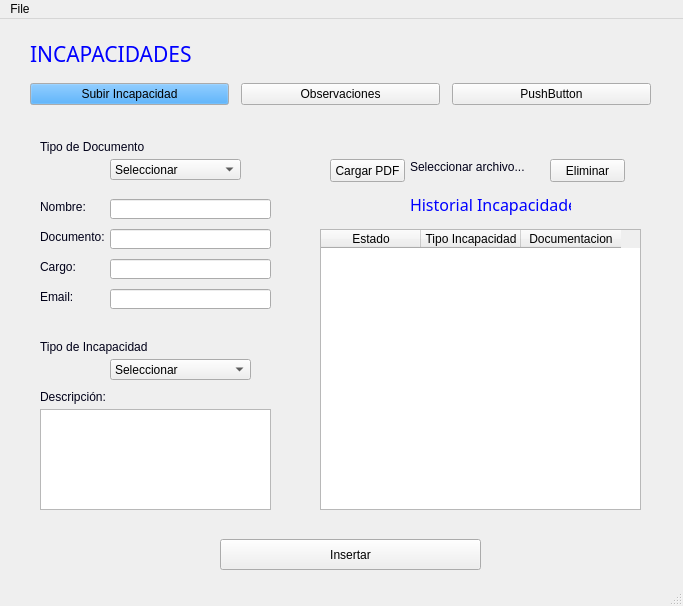
<?xml version="1.0" encoding="UTF-8"?>
<ui version="4.0">
 <class>MainWindow</class>
 <widget class="QMainWindow" name="MainWindow">
  <property name="geometry">
   <rect>
    <x>0</x>
    <y>0</y>
    <width>683</width>
    <height>606</height>
   </rect>
  </property>
  <property name="palette">
   <palette>
    <active>
     <colorrole role="WindowText">
      <brush brushstyle="SolidPattern">
       <color alpha="255">
        <red>0</red>
        <green>0</green>
        <blue>255</blue>
       </color>
      </brush>
     </colorrole>
    </active>
    <inactive>
     <colorrole role="WindowText">
      <brush brushstyle="SolidPattern">
       <color alpha="255">
        <red>0</red>
        <green>0</green>
        <blue>255</blue>
       </color>
      </brush>
     </colorrole>
    </inactive>
    <disabled>
     <colorrole role="WindowText">
      <brush brushstyle="SolidPattern">
       <color alpha="255">
        <red>120</red>
        <green>120</green>
        <blue>120</blue>
       </color>
      </brush>
     </colorrole>
    </disabled>
   </palette>
  </property>
  <property name="windowTitle">
   <string>MainWindow</string>
  </property>
  <property name="autoFillBackground">
   <bool>true</bool>
  </property>
  <widget class="QWidget" name="centralwidget">
   <widget class="QLabel" name="labelincapacidades">
    <property name="geometry">
     <rect>
      <x>30</x>
      <y>20</y>
      <width>161</width>
      <height>31</height>
     </rect>
    </property>
    <property name="baseSize">
     <size>
      <width>0</width>
      <height>0</height>
     </size>
    </property>
    <property name="font">
     <font>
      <family>Impact</family>
      <pointsize>16</pointsize>
     </font>
    </property>
    <property name="mouseTracking">
     <bool>true</bool>
    </property>
    <property name="text">
     <string>INCAPACIDADES</string>
    </property>
    <property name="textFormat">
     <enum>Qt::RichText</enum>
    </property>
    <property name="wordWrap">
     <bool>false</bool>
    </property>
   </widget>
   <widget class="QWidget" name="verticalLayoutWidget">
    <property name="geometry">
     <rect>
      <x>30</x>
      <y>60</y>
      <width>621</width>
      <height>31</height>
     </rect>
    </property>
    <layout class="QHBoxLayout" name="horizontalLayout">
     <property name="spacing">
      <number>12</number>
     </property>
     <property name="sizeConstraint">
      <enum>QLayout::SetDefaultConstraint</enum>
     </property>
     <property name="leftMargin">
      <number>0</number>
     </property>
     <property name="topMargin">
      <number>0</number>
     </property>
     <property name="bottomMargin">
      <number>0</number>
     </property>
     <item>
      <widget class="QPushButton" name="pushButton">
       <property name="palette">
        <palette>
         <active>
          <colorrole role="Button">
           <brush brushstyle="SolidPattern">
            <color alpha="255">
             <red>25</red>
             <green>148</green>
             <blue>255</blue>
            </color>
           </brush>
          </colorrole>
         </active>
         <inactive>
          <colorrole role="Button">
           <brush brushstyle="SolidPattern">
            <color alpha="255">
             <red>25</red>
             <green>148</green>
             <blue>255</blue>
            </color>
           </brush>
          </colorrole>
         </inactive>
         <disabled>
          <colorrole role="Button">
           <brush brushstyle="SolidPattern">
            <color alpha="255">
             <red>25</red>
             <green>148</green>
             <blue>255</blue>
            </color>
           </brush>
          </colorrole>
         </disabled>
        </palette>
       </property>
       <property name="text">
        <string>Subir Incapacidad</string>
       </property>
      </widget>
     </item>
     <item>
      <widget class="QPushButton" name="pushButton_3">
       <property name="text">
        <string>Observaciones</string>
       </property>
      </widget>
     </item>
     <item>
      <widget class="QPushButton" name="pushButton_2">
       <property name="text">
        <string>PushButton</string>
       </property>
      </widget>
     </item>
    </layout>
   </widget>
   <widget class="QLabel" name="label">
    <property name="geometry">
     <rect>
      <x>40</x>
      <y>120</y>
      <width>111</width>
      <height>16</height>
     </rect>
    </property>
    <property name="palette">
     <palette>
      <active>
       <colorrole role="WindowText">
        <brush brushstyle="SolidPattern">
         <color alpha="255">
          <red>0</red>
          <green>0</green>
          <blue>24</blue>
         </color>
        </brush>
       </colorrole>
       <colorrole role="ButtonText">
        <brush brushstyle="SolidPattern">
         <color alpha="255">
          <red>255</red>
          <green>255</green>
          <blue>127</blue>
         </color>
        </brush>
       </colorrole>
      </active>
      <inactive>
       <colorrole role="WindowText">
        <brush brushstyle="SolidPattern">
         <color alpha="255">
          <red>0</red>
          <green>0</green>
          <blue>24</blue>
         </color>
        </brush>
       </colorrole>
       <colorrole role="ButtonText">
        <brush brushstyle="SolidPattern">
         <color alpha="255">
          <red>255</red>
          <green>255</green>
          <blue>127</blue>
         </color>
        </brush>
       </colorrole>
      </inactive>
      <disabled>
       <colorrole role="WindowText">
        <brush brushstyle="SolidPattern">
         <color alpha="255">
          <red>120</red>
          <green>120</green>
          <blue>120</blue>
         </color>
        </brush>
       </colorrole>
       <colorrole role="ButtonText">
        <brush brushstyle="SolidPattern">
         <color alpha="255">
          <red>120</red>
          <green>120</green>
          <blue>120</blue>
         </color>
        </brush>
       </colorrole>
      </disabled>
     </palette>
    </property>
    <property name="font">
     <font>
      <family>Microsoft YaHei UI</family>
     </font>
    </property>
    <property name="text">
     <string>Tipo de Documento</string>
    </property>
   </widget>
   <widget class="QComboBox" name="comboBox">
    <property name="geometry">
     <rect>
      <x>110</x>
      <y>140</y>
      <width>131</width>
      <height>21</height>
     </rect>
    </property>
    <item>
     <property name="text">
      <string>Seleccionar</string>
     </property>
    </item>
    <item>
     <property name="text">
      <string>Cedula ciudadania</string>
     </property>
    </item>
    <item>
     <property name="text">
      <string>Cedula extranjera</string>
     </property>
    </item>
    <item>
     <property name="text">
      <string>Pasaporte</string>
     </property>
    </item>
    <item>
     <property name="text">
      <string>DNI</string>
     </property>
    </item>
   </widget>
   <widget class="QLabel" name="label_2">
    <property name="geometry">
     <rect>
      <x>40</x>
      <y>180</y>
      <width>111</width>
      <height>16</height>
     </rect>
    </property>
    <property name="palette">
     <palette>
      <active>
       <colorrole role="WindowText">
        <brush brushstyle="SolidPattern">
         <color alpha="255">
          <red>0</red>
          <green>0</green>
          <blue>24</blue>
         </color>
        </brush>
       </colorrole>
       <colorrole role="ButtonText">
        <brush brushstyle="SolidPattern">
         <color alpha="255">
          <red>255</red>
          <green>255</green>
          <blue>127</blue>
         </color>
        </brush>
       </colorrole>
      </active>
      <inactive>
       <colorrole role="WindowText">
        <brush brushstyle="SolidPattern">
         <color alpha="255">
          <red>0</red>
          <green>0</green>
          <blue>24</blue>
         </color>
        </brush>
       </colorrole>
       <colorrole role="ButtonText">
        <brush brushstyle="SolidPattern">
         <color alpha="255">
          <red>255</red>
          <green>255</green>
          <blue>127</blue>
         </color>
        </brush>
       </colorrole>
      </inactive>
      <disabled>
       <colorrole role="WindowText">
        <brush brushstyle="SolidPattern">
         <color alpha="255">
          <red>120</red>
          <green>120</green>
          <blue>120</blue>
         </color>
        </brush>
       </colorrole>
       <colorrole role="ButtonText">
        <brush brushstyle="SolidPattern">
         <color alpha="255">
          <red>120</red>
          <green>120</green>
          <blue>120</blue>
         </color>
        </brush>
       </colorrole>
      </disabled>
     </palette>
    </property>
    <property name="font">
     <font>
      <family>Microsoft YaHei UI</family>
     </font>
    </property>
    <property name="text">
     <string>Nombre:</string>
    </property>
   </widget>
   <widget class="QLineEdit" name="NamelineEdit">
    <property name="geometry">
     <rect>
      <x>110</x>
      <y>180</y>
      <width>161</width>
      <height>20</height>
     </rect>
    </property>
    <property name="readOnly">
     <bool>true</bool>
    </property>
   </widget>
   <widget class="QLabel" name="label_3">
    <property name="geometry">
     <rect>
      <x>40</x>
      <y>320</y>
      <width>111</width>
      <height>16</height>
     </rect>
    </property>
    <property name="palette">
     <palette>
      <active>
       <colorrole role="WindowText">
        <brush brushstyle="SolidPattern">
         <color alpha="255">
          <red>0</red>
          <green>0</green>
          <blue>24</blue>
         </color>
        </brush>
       </colorrole>
       <colorrole role="ButtonText">
        <brush brushstyle="SolidPattern">
         <color alpha="255">
          <red>255</red>
          <green>255</green>
          <blue>127</blue>
         </color>
        </brush>
       </colorrole>
      </active>
      <inactive>
       <colorrole role="WindowText">
        <brush brushstyle="SolidPattern">
         <color alpha="255">
          <red>0</red>
          <green>0</green>
          <blue>24</blue>
         </color>
        </brush>
       </colorrole>
       <colorrole role="ButtonText">
        <brush brushstyle="SolidPattern">
         <color alpha="255">
          <red>255</red>
          <green>255</green>
          <blue>127</blue>
         </color>
        </brush>
       </colorrole>
      </inactive>
      <disabled>
       <colorrole role="WindowText">
        <brush brushstyle="SolidPattern">
         <color alpha="255">
          <red>120</red>
          <green>120</green>
          <blue>120</blue>
         </color>
        </brush>
       </colorrole>
       <colorrole role="ButtonText">
        <brush brushstyle="SolidPattern">
         <color alpha="255">
          <red>120</red>
          <green>120</green>
          <blue>120</blue>
         </color>
        </brush>
       </colorrole>
      </disabled>
     </palette>
    </property>
    <property name="font">
     <font>
      <family>Microsoft YaHei UI</family>
     </font>
    </property>
    <property name="text">
     <string>Tipo de Incapacidad</string>
    </property>
   </widget>
   <widget class="QComboBox" name="comboBox_2">
    <property name="geometry">
     <rect>
      <x>110</x>
      <y>340</y>
      <width>141</width>
      <height>21</height>
     </rect>
    </property>
    <item>
     <property name="text">
      <string>Seleccionar</string>
     </property>
    </item>
    <item>
     <property name="text">
      <string>Accidente laboral</string>
     </property>
    </item>
    <item>
     <property name="text">
      <string>Licencia de maternidad</string>
     </property>
    </item>
    <item>
     <property name="text">
      <string>Licencia de paternidad</string>
     </property>
    </item>
   </widget>
   <widget class="QPushButton" name="cargar_PDF">
    <property name="geometry">
     <rect>
      <x>330</x>
      <y>140</y>
      <width>75</width>
      <height>23</height>
     </rect>
    </property>
    <property name="text">
     <string>Cargar PDF</string>
    </property>
   </widget>
   <widget class="QLabel" name="label_file_name">
    <property name="geometry">
     <rect>
      <x>410</x>
      <y>140</y>
      <width>131</width>
      <height>16</height>
     </rect>
    </property>
    <property name="palette">
     <palette>
      <active>
       <colorrole role="WindowText">
        <brush brushstyle="SolidPattern">
         <color alpha="255">
          <red>0</red>
          <green>0</green>
          <blue>24</blue>
         </color>
        </brush>
       </colorrole>
       <colorrole role="ButtonText">
        <brush brushstyle="SolidPattern">
         <color alpha="255">
          <red>255</red>
          <green>255</green>
          <blue>127</blue>
         </color>
        </brush>
       </colorrole>
      </active>
      <inactive>
       <colorrole role="WindowText">
        <brush brushstyle="SolidPattern">
         <color alpha="255">
          <red>0</red>
          <green>0</green>
          <blue>24</blue>
         </color>
        </brush>
       </colorrole>
       <colorrole role="ButtonText">
        <brush brushstyle="SolidPattern">
         <color alpha="255">
          <red>255</red>
          <green>255</green>
          <blue>127</blue>
         </color>
        </brush>
       </colorrole>
      </inactive>
      <disabled>
       <colorrole role="WindowText">
        <brush brushstyle="SolidPattern">
         <color alpha="255">
          <red>120</red>
          <green>120</green>
          <blue>120</blue>
         </color>
        </brush>
       </colorrole>
       <colorrole role="ButtonText">
        <brush brushstyle="SolidPattern">
         <color alpha="255">
          <red>120</red>
          <green>120</green>
          <blue>120</blue>
         </color>
        </brush>
       </colorrole>
      </disabled>
     </palette>
    </property>
    <property name="font">
     <font>
      <family>Microsoft YaHei UI</family>
     </font>
    </property>
    <property name="text">
     <string>Seleccionar archivo...</string>
    </property>
   </widget>
   <widget class="QLabel" name="label_5">
    <property name="geometry">
     <rect>
      <x>40</x>
      <y>370</y>
      <width>111</width>
      <height>16</height>
     </rect>
    </property>
    <property name="palette">
     <palette>
      <active>
       <colorrole role="WindowText">
        <brush brushstyle="SolidPattern">
         <color alpha="255">
          <red>0</red>
          <green>0</green>
          <blue>24</blue>
         </color>
        </brush>
       </colorrole>
       <colorrole role="ButtonText">
        <brush brushstyle="SolidPattern">
         <color alpha="255">
          <red>255</red>
          <green>255</green>
          <blue>127</blue>
         </color>
        </brush>
       </colorrole>
      </active>
      <inactive>
       <colorrole role="WindowText">
        <brush brushstyle="SolidPattern">
         <color alpha="255">
          <red>0</red>
          <green>0</green>
          <blue>24</blue>
         </color>
        </brush>
       </colorrole>
       <colorrole role="ButtonText">
        <brush brushstyle="SolidPattern">
         <color alpha="255">
          <red>255</red>
          <green>255</green>
          <blue>127</blue>
         </color>
        </brush>
       </colorrole>
      </inactive>
      <disabled>
       <colorrole role="WindowText">
        <brush brushstyle="SolidPattern">
         <color alpha="255">
          <red>120</red>
          <green>120</green>
          <blue>120</blue>
         </color>
        </brush>
       </colorrole>
       <colorrole role="ButtonText">
        <brush brushstyle="SolidPattern">
         <color alpha="255">
          <red>120</red>
          <green>120</green>
          <blue>120</blue>
         </color>
        </brush>
       </colorrole>
      </disabled>
     </palette>
    </property>
    <property name="font">
     <font>
      <family>Microsoft YaHei UI</family>
     </font>
    </property>
    <property name="text">
     <string>Descripción:</string>
    </property>
   </widget>
   <widget class="QTextEdit" name="DescriptiontextEdit">
    <property name="geometry">
     <rect>
      <x>40</x>
      <y>390</y>
      <width>231</width>
      <height>101</height>
     </rect>
    </property>
   </widget>
   <widget class="QLineEdit" name="ChargelineEdit">
    <property name="geometry">
     <rect>
      <x>110</x>
      <y>240</y>
      <width>161</width>
      <height>20</height>
     </rect>
    </property>
    <property name="text">
     <string/>
    </property>
   </widget>
   <widget class="QLabel" name="label_6">
    <property name="geometry">
     <rect>
      <x>40</x>
      <y>240</y>
      <width>111</width>
      <height>16</height>
     </rect>
    </property>
    <property name="palette">
     <palette>
      <active>
       <colorrole role="WindowText">
        <brush brushstyle="SolidPattern">
         <color alpha="255">
          <red>0</red>
          <green>0</green>
          <blue>24</blue>
         </color>
        </brush>
       </colorrole>
       <colorrole role="ButtonText">
        <brush brushstyle="SolidPattern">
         <color alpha="255">
          <red>255</red>
          <green>255</green>
          <blue>127</blue>
         </color>
        </brush>
       </colorrole>
      </active>
      <inactive>
       <colorrole role="WindowText">
        <brush brushstyle="SolidPattern">
         <color alpha="255">
          <red>0</red>
          <green>0</green>
          <blue>24</blue>
         </color>
        </brush>
       </colorrole>
       <colorrole role="ButtonText">
        <brush brushstyle="SolidPattern">
         <color alpha="255">
          <red>255</red>
          <green>255</green>
          <blue>127</blue>
         </color>
        </brush>
       </colorrole>
      </inactive>
      <disabled>
       <colorrole role="WindowText">
        <brush brushstyle="SolidPattern">
         <color alpha="255">
          <red>120</red>
          <green>120</green>
          <blue>120</blue>
         </color>
        </brush>
       </colorrole>
       <colorrole role="ButtonText">
        <brush brushstyle="SolidPattern">
         <color alpha="255">
          <red>120</red>
          <green>120</green>
          <blue>120</blue>
         </color>
        </brush>
       </colorrole>
      </disabled>
     </palette>
    </property>
    <property name="font">
     <font>
      <family>Microsoft YaHei UI</family>
     </font>
    </property>
    <property name="text">
     <string>Cargo:</string>
    </property>
   </widget>
   <widget class="QLineEdit" name="EmaillineEdit">
    <property name="geometry">
     <rect>
      <x>110</x>
      <y>270</y>
      <width>161</width>
      <height>20</height>
     </rect>
    </property>
    <property name="text">
     <string/>
    </property>
    <property name="readOnly">
     <bool>true</bool>
    </property>
   </widget>
   <widget class="QLabel" name="label_7">
    <property name="geometry">
     <rect>
      <x>40</x>
      <y>270</y>
      <width>111</width>
      <height>16</height>
     </rect>
    </property>
    <property name="palette">
     <palette>
      <active>
       <colorrole role="WindowText">
        <brush brushstyle="SolidPattern">
         <color alpha="255">
          <red>0</red>
          <green>0</green>
          <blue>24</blue>
         </color>
        </brush>
       </colorrole>
       <colorrole role="ButtonText">
        <brush brushstyle="SolidPattern">
         <color alpha="255">
          <red>255</red>
          <green>255</green>
          <blue>127</blue>
         </color>
        </brush>
       </colorrole>
      </active>
      <inactive>
       <colorrole role="WindowText">
        <brush brushstyle="SolidPattern">
         <color alpha="255">
          <red>0</red>
          <green>0</green>
          <blue>24</blue>
         </color>
        </brush>
       </colorrole>
       <colorrole role="ButtonText">
        <brush brushstyle="SolidPattern">
         <color alpha="255">
          <red>255</red>
          <green>255</green>
          <blue>127</blue>
         </color>
        </brush>
       </colorrole>
      </inactive>
      <disabled>
       <colorrole role="WindowText">
        <brush brushstyle="SolidPattern">
         <color alpha="255">
          <red>120</red>
          <green>120</green>
          <blue>120</blue>
         </color>
        </brush>
       </colorrole>
       <colorrole role="ButtonText">
        <brush brushstyle="SolidPattern">
         <color alpha="255">
          <red>120</red>
          <green>120</green>
          <blue>120</blue>
         </color>
        </brush>
       </colorrole>
      </disabled>
     </palette>
    </property>
    <property name="font">
     <font>
      <family>Microsoft YaHei UI</family>
     </font>
    </property>
    <property name="text">
     <string>Email:</string>
    </property>
   </widget>
   <widget class="QPushButton" name="Insertar">
    <property name="geometry">
     <rect>
      <x>220</x>
      <y>520</y>
      <width>261</width>
      <height>31</height>
     </rect>
    </property>
    <property name="text">
     <string>Insertar</string>
    </property>
   </widget>
   <widget class="QPushButton" name="Eliminar_PDF">
    <property name="geometry">
     <rect>
      <x>550</x>
      <y>140</y>
      <width>75</width>
      <height>23</height>
     </rect>
    </property>
    <property name="text">
     <string>Eliminar</string>
    </property>
   </widget>
   <widget class="QTableWidget" name="tableWidget">
    <property name="geometry">
     <rect>
      <x>320</x>
      <y>210</y>
      <width>321</width>
      <height>281</height>
     </rect>
    </property>
    <column>
     <property name="text">
      <string>Estado</string>
     </property>
    </column>
    <column>
     <property name="text">
      <string>Tipo Incapacidad</string>
     </property>
    </column>
    <column>
     <property name="text">
      <string>Documentacion</string>
     </property>
    </column>
   </widget>
   <widget class="QLabel" name="labelincapacidades_2">
    <property name="geometry">
     <rect>
      <x>410</x>
      <y>170</y>
      <width>161</width>
      <height>31</height>
     </rect>
    </property>
    <property name="baseSize">
     <size>
      <width>0</width>
      <height>0</height>
     </size>
    </property>
    <property name="font">
     <font>
      <family>Impact</family>
      <pointsize>12</pointsize>
     </font>
    </property>
    <property name="mouseTracking">
     <bool>true</bool>
    </property>
    <property name="autoFillBackground">
     <bool>false</bool>
    </property>
    <property name="text">
     <string>Historial Incapacidades</string>
    </property>
    <property name="textFormat">
     <enum>Qt::RichText</enum>
    </property>
    <property name="wordWrap">
     <bool>false</bool>
    </property>
   </widget>
   <widget class="QLineEdit" name="DocumentLineEdit">
    <property name="geometry">
     <rect>
      <x>110</x>
      <y>210</y>
      <width>161</width>
      <height>20</height>
     </rect>
    </property>
    <property name="readOnly">
     <bool>true</bool>
    </property>
   </widget>
   <widget class="QLabel" name="Documentlabel_4">
    <property name="geometry">
     <rect>
      <x>40</x>
      <y>210</y>
      <width>111</width>
      <height>16</height>
     </rect>
    </property>
    <property name="palette">
     <palette>
      <active>
       <colorrole role="WindowText">
        <brush brushstyle="SolidPattern">
         <color alpha="255">
          <red>0</red>
          <green>0</green>
          <blue>24</blue>
         </color>
        </brush>
       </colorrole>
       <colorrole role="ButtonText">
        <brush brushstyle="SolidPattern">
         <color alpha="255">
          <red>255</red>
          <green>255</green>
          <blue>127</blue>
         </color>
        </brush>
       </colorrole>
      </active>
      <inactive>
       <colorrole role="WindowText">
        <brush brushstyle="SolidPattern">
         <color alpha="255">
          <red>0</red>
          <green>0</green>
          <blue>24</blue>
         </color>
        </brush>
       </colorrole>
       <colorrole role="ButtonText">
        <brush brushstyle="SolidPattern">
         <color alpha="255">
          <red>255</red>
          <green>255</green>
          <blue>127</blue>
         </color>
        </brush>
       </colorrole>
      </inactive>
      <disabled>
       <colorrole role="WindowText">
        <brush brushstyle="SolidPattern">
         <color alpha="255">
          <red>120</red>
          <green>120</green>
          <blue>120</blue>
         </color>
        </brush>
       </colorrole>
       <colorrole role="ButtonText">
        <brush brushstyle="SolidPattern">
         <color alpha="255">
          <red>120</red>
          <green>120</green>
          <blue>120</blue>
         </color>
        </brush>
       </colorrole>
      </disabled>
     </palette>
    </property>
    <property name="font">
     <font>
      <family>Microsoft YaHei UI</family>
     </font>
    </property>
    <property name="text">
     <string>Documento:</string>
    </property>
   </widget>
  </widget>
  <widget class="QMenuBar" name="menubar">
   <property name="geometry">
    <rect>
     <x>0</x>
     <y>0</y>
     <width>683</width>
     <height>21</height>
    </rect>
   </property>
   <widget class="QMenu" name="menufile">
    <property name="title">
     <string>File</string>
    </property>
    <addaction name="actionRefresh"/>
   </widget>
   <addaction name="menufile"/>
  </widget>
  <widget class="QStatusBar" name="statusbar"/>
  <action name="actionRefresh">
   <property name="text">
    <string>Refrescar</string>
   </property>
  </action>
 </widget>
 <tabstops>
  <tabstop>pushButton_3</tabstop>
 </tabstops>
 <resources/>
 <connections/>
</ui>
